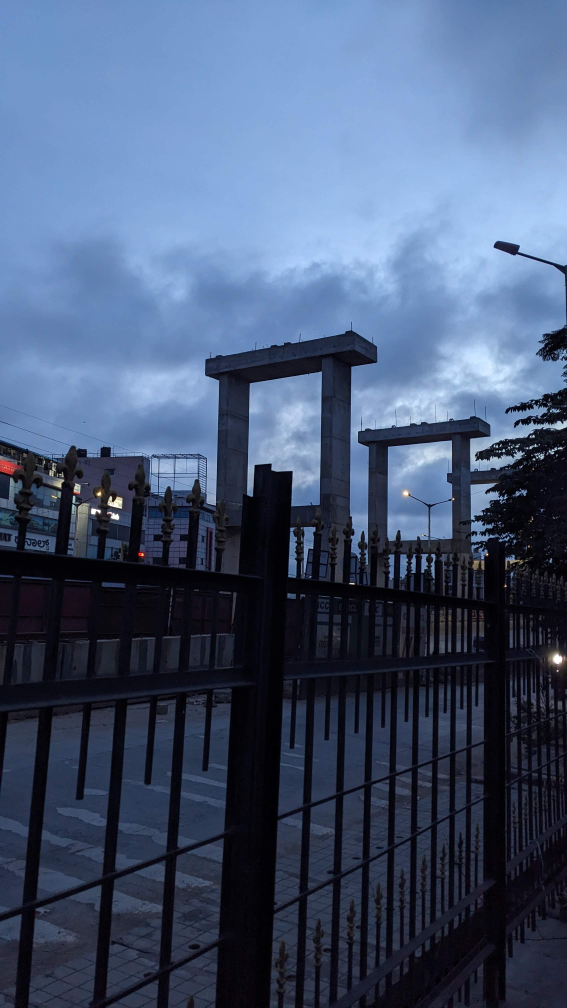
#> input picture 01. 22-11-2024/data/GP_PXL_20240926_003004774.jpg, 2268 x 4032 px, found by its file name (shown at 1/4 size)
$ jupyter execute --allow-errors 001-image_processing_types_exif.ipynb
#> lines starting #> are read from the running program, lines starting #| are printed output that depends on the picture
# What is an Image?

An image is a two-dimensional array of pixel values where each pixel represents the color information at a specific point. Images can be grayscale (where each pixel is a shade of gray) or color images, where each pixel is represented by three or four values corresponding to the primary color channels (e.g., RGB).

- Digital Image: Stored as a matrix of pixel values.
- Color Image: Each pixel is represented by a tuple (e.g., (255, 0, 0) for red in RGB).

[cell 1]
from PIL import Image

# Understanding R, G, B Visually

Run RGB_visualize.py to visualize channels

# Color Models

A color model is a mathematical model that describes the way colors can be represented as a set of numbers.

1. RGB (Red, Green, Blue)
- An additive color model, where colors are formed by adding red, green, and blue light in varying intensities.
- Each pixel is represented by three values: red, green, and blue, ranging from 0 to 255.
2. CMYK (Cyan, Magenta, Yellow, Black)
- A subtractive color model, commonly used in printing.
- Colors are created by subtracting colors from white light using cyan, magenta, yellow, and black inks.
3. HSV (Hue, Saturation, Value)
- A color model that represents color in terms of hue, saturation, and value.
- Hue: The color tone
- Saturation: The purity of the color
- Value: The brightness or intensity of the color.
4. HSL (Hue, Saturation, Lightness)
- Similar to HSV, but uses lightness instead of value.
- Lightness represents the overall brightness of the color.
5. YIQ
- A color model used in analog color television systems
- It separates the luminance (Y)(brightness or intensity of a color) component from the chrominance (I and Q)(hue and saturation of a color) components.

## Creating RGB image with PIL

[cell 2]
# Create image with orange color
image = Image.new("RGB", (100, 100), (255, 100, 0))
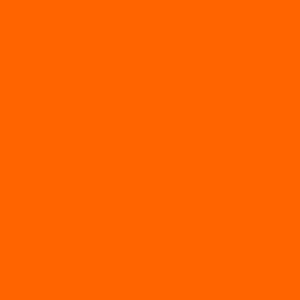
#> image: PIL image 100x100 RGB (shown 3 times larger); mean R, G, B 255, 100, 0

[cell 3]
print(image)
#| <PIL.Image.Image image mode=RGB size=100x100 at 0x7F73E78A5AD0>

[cell 4]
print(type(image))
#| <class 'PIL.Image.Image'>

print(image.size)
#| (100, 100)

print(image.mode)
#| RGB

print(len(image.getbands()))
#| 3

[cell 5]
image.show()

## Creating B/W or gray-scale image with PIL

[cell 6]
# Create image with orange color
image_bw = Image.new("L", (100, 100), (100))
#> image_bw: PIL image 100x100 L; every value is 100

[cell 7]
print(type(image_bw))
#| <class 'PIL.Image.Image'>

print(image_bw.size)
#| (100, 100)

print(image_bw.mode)
#| L

print(image_bw.getbands())
#| ('L',)

[cell 8]
image_bw.show()

## Creating RGB image with Numpy and OpenCV

[cell 9]
import numpy as np
import cv2

[cell 10]
# Create a blank image with black pixels
image_opencv = np.zeros((500, 500, 3), np.uint8)

[cell 11]
# Fill the image with orange color (BGR values)
image_opencv[:] = (0, 100, 255)

[cell 12]
print(image_opencv.shape)

print(len(image_opencv))

[cell 13]
# Display the image
cv2.imshow('Orange Image', image_opencv)
cv2.waitKey(0)
cv2.destroyAllWindows()

# Creating BW image with Numpy and OpenCV

[cell 14]
image_opencv_bw = np.zeros((500, 500, 1), np.uint8)
image_opencv_bw[:] = (0)

[cell 15]
print(image_opencv_bw.shape)

[cell 16]
# Display the image
cv2.imshow('grey_scale Image', image_opencv_bw)
cv2.waitKey(0)
cv2.destroyAllWindows()

## Creating RGBA Image PIL

- RGB: Red, Green, and Blue channels, with each pixel representing a combination of these three colors.

- RGBA: Adds an Alpha channel to RGB, representing transparency.

- Grayscale: A single channel representing shades of gray.

- CMYK: Used in printing (Cyan, Magenta, Yellow, Black).

[cell 17]
# Create image with orange color
image = Image.new("RGB", (100, 100), (255, 100, 0))
image_rgba = image.convert("RGBA")

print(image_rgba.size)
#| (100, 100)

print(image_rgba.mode)
#| RGBA

print(image_rgba.getbands())
#| ('R', 'G', 'B', 'A')

image_rgba.show()

## Convert to RGB from BGR Image OpenCV

[cell 18]
# Convert BGR to RGB
image_rgb = cv2.cvtColor(image_opencv, cv2.COLOR_BGR2RGB)

# Display the image
cv2.imshow('BGR to RGB', image_rgb)
cv2.waitKey(0)
cv2.destroyAllWindows()

[cell 19]
# Convert BGR to RGB
image_bw = cv2.cvtColor(image_opencv, cv2.COLOR_BGR2GRAY)

# Display the image
cv2.imshow('BGR to GreyScale', image_bw)
cv2.waitKey(0)
cv2.destroyAllWindows()

## OpenCV doesn't directly support adding an alpha channel to an image, you can achieve this by creating a new image with 4 channels (BGRA) and copying the original image data into it

[cell 20]
# Create a new image with 4 channels (BGRA)
bgra_opencv = np.zeros((image_rgb.shape[0], image_rgb.shape[1], 4), dtype=np.uint8)

[cell 21]
# Copy the original image data into the BGR channels
bgra_opencv[:, :, :3] = image_rgb

[cell 22]
# Set the alpha channel to 255 (fully opaque)
bgra_opencv[:, :, 3] = 255

[cell 23]
print(bgra_opencv.shape)
#| (500, 500, 4)

print(len(bgra_opencv))
#| 500

[cell 24]
# Display the image
cv2.imshow('BGR to BGRA', bgra_opencv)
cv2.waitKey(0)
cv2.destroyAllWindows()

# Image Types

| Abbreviation | Description | File extensions |
| ------------- | ------------- | ------------- |
| JPEG  | Joint Photographic Expert Group image.Good choice for lossy compression of still images   | .jpg, .jpeg, .jfif, .pjpeg, .pjp    |
| PNG  | Portable Network Graphics. Lossless compression, supports transparency (RGBA). PNG is preferred over JPEG for more precise reproduction of source images, or when transparency is needed.   | .png    |
| HEIC  | New format, efficient compression with higher quality (used by iPhones).   | .heic    |
| GIF  | Graphics Interchange Format. Good choice for simple images and animations.   | .gif    |
| TIFF  | Tagged Image File Format. Brain MRI images on kaggle.   | .tif, .tiff    |

[cell 25]
import os

def print_file_size(file):

    File_Size = os.path.getsize(file) # returns bytes
    File_Size_KB = round(File_Size/1024,4)

    print("Image File Size is " + str(File_Size_KB) + "KB" )

## Save an PIL image in different formats

[cell 26]
image.save("./temp/image_SAVE_95.jpg", quality=95)  # JPG with high quality
print_file_size("./temp/image_SAVE_95.jpg")

image.save("./temp/image_SAVE_50.jpg", quality=50)  # JPG with high quality
print_file_size("./temp/image_SAVE_50.jpg")

image.save("./temp/image_SAVE.png")  # PNG with lossless compression
print_file_size("./temp/image_SAVE.png")

## Save an OpenCV image in different formats

[cell 27]
cv2.imwrite("./temp/imagecv_SAVE_100.jpg", image_rgb, [cv2.IMWRITE_JPEG_QUALITY, 100]) # By default is 95
# The value can be between 0 to 100, where 100 produces the highest quality and 0 produces the lowest quality.
print_file_size("./temp/imagecv_SAVE_100.jpg")

cv2.imwrite("./temp/imagecv_SAVE_50.jpg", image_rgb, [cv2.IMWRITE_JPEG_QUALITY, 50])
print_file_size("./temp/imagecv_SAVE_50.jpg")

cv2.imwrite("./temp/imagecv_SAVE_0.jpg", image_rgb, [cv2.IMWRITE_JPEG_QUALITY, 0])
print_file_size("./temp/imagecv_SAVE_0.jpg")

cv2.imwrite("./temp/imagecv_SAVE.png", image_rgb) # bydefault, compression is set to 3
print_file_size("./temp/imagecv_SAVE.png")

cv2.imwrite("./temp/imagecv_SAVE_0.png", image_rgb, [int(cv2.IMWRITE_PNG_COMPRESSION),0]) # bydefault, compression is set to 3
print_file_size("./temp/imagecv_SAVE_0.png")

cv2.imwrite("./temp/imagecv_SAVE_9.png", image_rgb, [int(cv2.IMWRITE_PNG_COMPRESSION),9])
# The value can be between 0 to 9, where 9 produces the highest compression with more time to save images into the file.
print_file_size("./temp/imagecv_SAVE_9.png")

## EXIF Details

Metadata in images, like camera settings, date, etc.

[cell 28]
from PIL import Image, ExifTags

[cell 29]
image = Image.open('./data/GP_PXL_20240926_003004774.jpg')
#> image is the input picture: PIL image 2268x4032 RGB; mean R, G, B 71.1, 87.7, 116.8
exif_data = image._getexif()
#> exif_data = 56 items

[cell 30]
exif_data.items()

[cell 31]
# Pillow doesn't provide a built-in way to directly modify EXIF data.

for tag, value in exif_data.items():
    tag_name = ExifTags.TAGS.get(tag, tag)
    print(f"{tag_name}: {value}")
#> this loop made 56 passes
#> (tag, value, tag_name) on passes 1, 2, 4, 5, 6, 7, 8, 9, 10, 11, 17, 18: (256, 2268, 'ImageWidth'), (257, 4032, 'ImageLength'), (296, 2, 'ResolutionUnit'), (34665, 244, 'ExifOffset'), (271, 'Google', 'Make'), (272, 'Pixel 4a', 'Model'), (305, 'HDR+ 1.0.540104767zdr', 'Software'), (274, 1, 'Orientation'), (306, '2024:09:26 06:00:04', 'DateTime'), (531, 1, 'YCbCrPositioning'), (36867, '2024:09:26 06:00:04', 'DateTimeOriginal'), (36868, '2024:09:26 06:00:04', 'DateTimeDigitized')
#> (tag, tag_name) on passes 3, 12, 13, 14, 15, 16: (34853, 'GPSInfo'), (282, 'XResolution'), (283, 'YResolution'), (36864, 'ExifVersion'), (37121, 'ComponentsConfiguration'), (37377, 'ShutterSpeedValue')
#| ImageWidth: 2268
#| ImageLength: 4032
#| GPSInfo: {16: 'M', 17: 268.0}
#| ResolutionUnit: 2
#| ExifOffset: 244
#| Make: Google
#| Model: Pixel 4a
#| Software: HDR+ 1.0.540104767zdr
#> (further printed lines are left out)

The 8 EXIF orientation values are numbered 1 to 8.

- 1 = 0 degrees: the correct orientation, no adjustment is required.
- 2 = 0 degrees, mirrored: image has been flipped back-to-front.
- 3 = 180 degrees: image is upside down.
- 4 = 180 degrees, mirrored: image has been flipped back-to-front and is upside down.
- 5 = 90 degrees: image has been flipped back-to-front and is on its side.
- 6 = 90 degrees, mirrored: image is on its side.
- 7 = 270 degrees: image has been flipped back-to-front and is on its far side.
- 8 = 270 degrees, mirrored: image is on its far side.

[cell 32]
# Print EXIF tags and values
import piexif

#> (the rest of this cell did not finish here and is left out)

# Image Loading

[cell 33]
import cv2
from PIL import Image

# Load using OpenCV
# OpenCV loads images in BGR
image_cv = cv2.imread('./data/beach-blue.jpg')
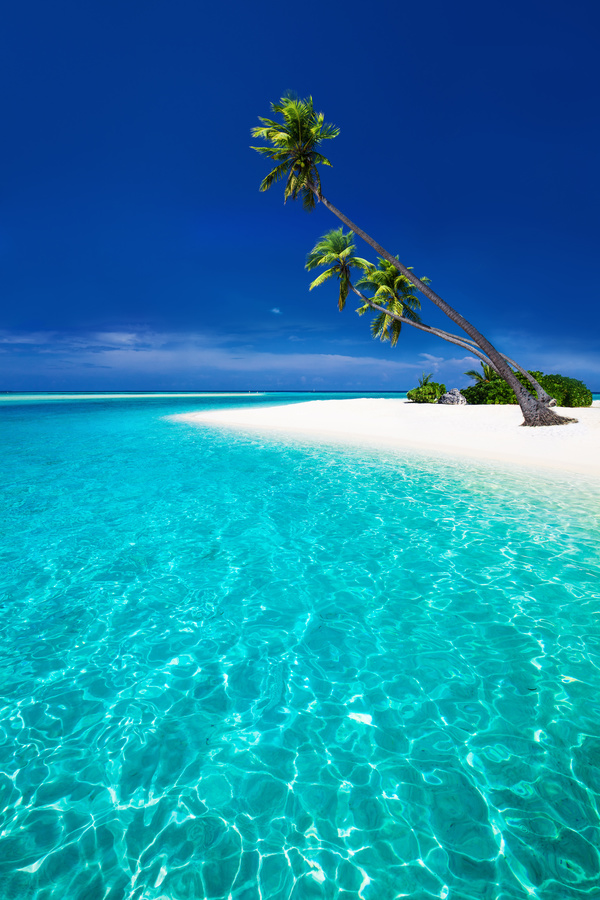
#> input picture 01. 22-11-2024/data/beach-blue.jpg, 600 x 900 px, found by its file name
#> image_cv is the input picture: shape (900, 600, 3); mean B, G, R 171.4, 135.3, 24
image_swapped = image_cv[:, :, ::-1] # BGR to RGB

# Load using Pillow
# pillow loads images in RGB
image_pil = Image.open('./data/beach-blue.jpg')
